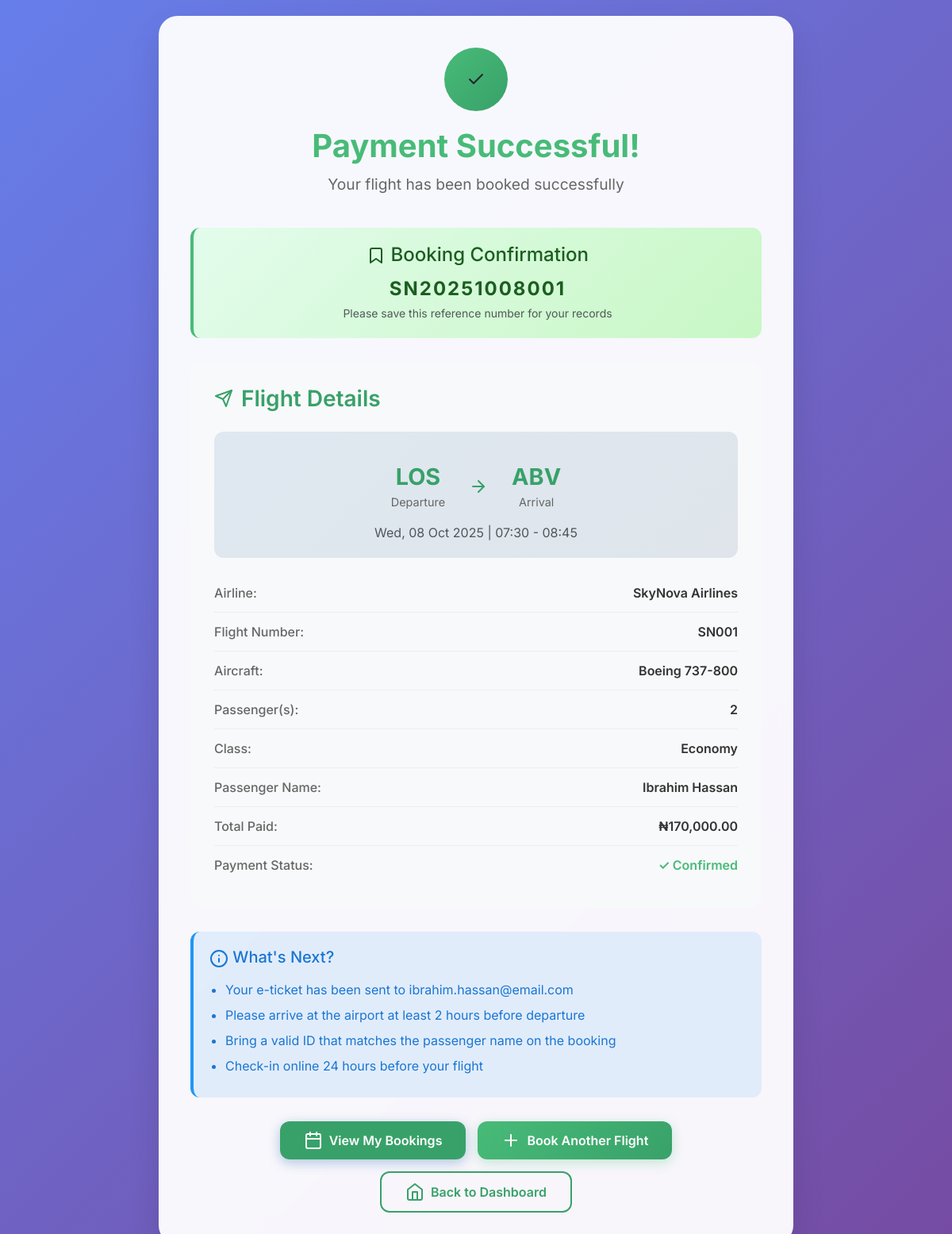
The page /User/payment-success.php?reference=SN20251008001 (signed in) on the database its author committed.
### tables this page shows
CREATE TABLE `bookings` (
  `booking_id` bigint(20) UNSIGNED NOT NULL,
  `booking_ref` varchar(32) NOT NULL,
  `user_id` bigint(20) UNSIGNED NOT NULL,
  `flight_id` bigint(20) UNSIGNED NOT NULL,
  `passengers` int(11) NOT NULL CHECK (`passengers` > 0),
  `seats` int(11) NOT NULL DEFAULT 1,
  `class` enum('Economy','Business','First') NOT NULL DEFAULT 'Economy',
  `trip_type` enum('oneway','round') DEFAULT 'oneway',
  `passenger_name` varchar(255) NOT NULL,
  `passenger_email` varchar(255) NOT NULL,
  `passenger_phone` varchar(20) NOT NULL,
  `return_flight_id` int(11) DEFAULT NULL,
  `total_amount` decimal(12,2) NOT NULL,
  `status` enum('Pending','Confirmed','Cancelled','Completed') DEFAULT 'Pending',
  `payment_status` enum('Pending','Paid','Failed','Refunded') DEFAULT 'Pending',
  `payment_reference` varchar(100) DEFAULT NULL,
  `payment_method` varchar(50) DEFAULT NULL,
  `paid_amount` decimal(10,2) DEFAULT NULL,
  `payment_date` datetime DEFAULT NULL,
  `booking_date` timestamp NOT NULL DEFAULT current_timestamp(),
  `created_at` timestamp NOT NULL DEFAULT current_timestamp(),
  `paystack_reference` varchar(255) DEFAULT NULL,
  `updated_at` timestamp NOT NULL DEFAULT current_timestamp() ON UPDATE current_timestamp()
);

CREATE TABLE `flights` (
  `flight_id` bigint(20) UNSIGNED NOT NULL,
  `airline` varchar(100) NOT NULL,
  `flight_no` varchar(50) NOT NULL,
  `origin` varchar(100) NOT NULL,
  `destination` varchar(100) NOT NULL,
  `flight_date` date NOT NULL,
  `departure_time` time NOT NULL,
  `arrival_time` time NOT NULL,
  `aircraft` varchar(100) NOT NULL,
  `price` decimal(12,2) NOT NULL,
  `seats_available` int(11) NOT NULL,
  `status` enum('Scheduled','Delayed','Cancelled','Completed','Boarding') DEFAULT 'Scheduled',
  `created_at` timestamp NOT NULL DEFAULT current_timestamp(),
  `updated_at` timestamp NOT NULL DEFAULT current_timestamp() ON UPDATE current_timestamp(),
  `status_id` tinyint(4) NOT NULL DEFAULT 1,
  `economy_price` decimal(10,2) DEFAULT 0.00,
  `business_price` decimal(10,2) DEFAULT 0.00,
  `first_class_price` decimal(10,2) DEFAULT 0.00,
  `economy_seats` int(11) DEFAULT 0,
  `business_seats` int(11) DEFAULT 0,
  `first_class_seats` int(11) DEFAULT 0
);

### User/payment-success.php (the view, shortened to what this page needs)
<?php
$host = 'localhost';
$dbname = 'airlines';
$username = 'root';
$password = '';
try {
    $pdo = new PDO("mysql:host=$host;dbname=$dbname;charset=utf8", $username, $password);
    $pdo->setAttribute(PDO::ATTR_ERRMODE, PDO::ERRMODE_EXCEPTION);
} catch (PDOException $e) {
    die("Database connection failed: " . $e->getMessage());
}
$user_id = $_SESSION['user_id'];
$reference = $_GET['reference'] ?? '';
$stmt = $pdo->prepare("
    SELECT b.*, f.airline, f.flight_no, f.origin, f.destination, f.flight_date,
           f.departure_time, f.arrival_time, f.aircraft
    FROM bookings b
    JOIN flights f ON b.flight_id = f.flight_id
    WHERE b.booking_ref = ? AND b.user_id = ? AND b.status = 'Confirmed'
");
$stmt->execute([$reference, $user_id]);
$booking = $stmt->fetch(PDO::FETCH_ASSOC);
?>
<!DOCTYPE html>
<html lang="en">
<head>
    <link href="https://cdn.jsdelivr.net/npm/bootstrap@5.3.2/dist/css/bootstrap.min.css" rel="stylesheet">
    <link rel="stylesheet" href="https://cdnjs.cloudflare.com/ajax/libs/animate.css/4.1.1/animate.min.css" />
    <link rel="stylesheet" href="https://cdn.jsdelivr.net/npm/feather-icons/dist/feather.min.css">
</head>
<body>
    <div class="container">
        <div class="success-container">
            <div class="success-header">
                <div class="success-icon">
                    <i data-feather="check"></i>
                </div>
                <h1>Payment Successful!</h1>
                <p>Your flight has been booked successfully</p>
            </div>
            <div class="confirmation-number">
                <h4><i data-feather="bookmark"></i> Booking Confirmation</h4>
                <div class="confirmation-code"><?php echo htmlspecialchars($booking['booking_ref']); ?></div>
                <small class="text-muted">Please save this reference number for your records</small>
            </div>
            <div class="booking-details">
                <h3><i data-feather="send"></i> Flight Details</h3>
                <div class="flight-route">
                    <div class="route-display">
                        <div class="route-point">
                            <div class="route-code"><?php echo htmlspecialchars($booking['origin']); ?></div>
                            <div class="route-city">Departure</div>
                        </div>
                        <div class="route-arrow">
                            <i data-feather="arrow-right"></i>
                        </div>
                        <div class="route-point">
                            <div class="route-code"><?php echo htmlspecialchars($booking['destination']); ?></div>
                            <div class="route-city">Arrival</div>
                        </div>
                    </div>
                    <div class="text-muted">
                        <?php echo date('D, d M Y', strtotime($booking['flight_date'])); ?> |
                        <?php echo date('H:i', strtotime($booking['departure_time'])); ?> -
                        <?php echo date('H:i', strtotime($booking['arrival_time'])); ?>
                    </div>
                </div>
                <div class="detail-row">
                    <span class="detail-label">Airline:</span>
                    <span class="detail-value"><?php echo htmlspecialchars($booking['airline']); ?></span>
                </div>
                <div class="detail-row">
                    <span class="detail-label">Flight Number:</span>
                    <span class="detail-value"><?php echo htmlspecialchars($booking['flight_no']); ?></span>
                </div>
                <div class="detail-row">
                    <span class="detail-label">Aircraft:</span>
                    <span class="detail-value"><?php echo htmlspecialchars($booking['aircraft']); ?></span>
                </div>
                <div class="detail-row">
                    <span class="detail-label">Passenger(s):</span>
                    <span class="detail-value"><?php echo $booking['passengers']; ?></span>
                </div>
                <div class="detail-row">
                    <span class="detail-label">Class:</span>
                    <span class="detail-value"><?php echo htmlspecialchars($booking['class']); ?></span>
                </div>
                <div class="detail-row">
                    <span class="detail-label">Passenger Name:</span>
                    <span class="detail-value"><?php echo htmlspecialchars($booking['passenger_name']); ?></span>
                </div>
                <div class="detail-row">
                    <span class="detail-label">Total Paid:</span>
                    <span class="detail-value">₦<?php echo number_format($booking['total_amount'], 2); ?></span>
                </div>
                <div class="detail-row">
                    <span class="detail-label">Payment Status:</span>
                    <span class="detail-value" style="color: #48bb78;">✓ Confirmed</span>
                </div>
            </div>
            <div class="next-steps">
                <h5><i data-feather="info"></i> What's Next?</h5>
                <ul>
                    <li>Your e-ticket has been sent to <?php echo htmlspecialchars($booking['passenger_email']); ?></li>
                    <li>Please arrive at the airport at least 2 hours before departure</li>
                    <li>Bring a valid ID that matches the passenger name on the booking</li>
                    <li>Check-in online 24 hours before your flight</li>
                </ul>
            </div>
            <div class="action-buttons">
                <a href="my-bookings.php" class="btn-custom btn-primary-custom">
                    <i data-feather="calendar"></i> View My Bookings
                </a>
                <a href="book-flight.php" class="btn-custom btn-secondary-custom">
                    <i data-feather="plus"></i> Book Another Flight
                </a>
                <a href="dashboard.php" class="btn-custom btn-outline-custom">
                    <i data-feather="home"></i> Back to Dashboard
                </a>
            </div>
        </div>
    </div>
</body>
</html>

### User/payment-success.php (style rules this page uses)
body { background: linear-gradient(135deg, #667eea 0%, #764ba2 100%); min-height: 100vh; font-family: 'Inter', sans-serif; padding: 20px 0; }
.success-container { background: rgba(255, 255, 255, 0.95); backdrop-filter: blur(15px); border-radius: 24px; box-shadow: 0 20px 40px rgba(0, 0, 0, 0.1); padding: 40px; max-width: 800px; margin: 0 auto; animation: slideUp 0.8s ease-out; }
.success-header { text-align: center; margin-bottom: 40px; }
.success-icon { width: 80px; height: 80px; background: linear-gradient(135deg, #48bb78, #38a169); border-radius: 50%; display: flex; align-items: center; justify-content: center; margin: 0 auto 20px; animation: bounce 1s ease-out; }
.success-header h1 { color: #48bb78; font-size: 2.5rem; font-weight: 700; margin-bottom: 10px; }
.success-header p { color: #666; font-size: 1.2rem; }
.booking-details { background: #f8f9fa; border-radius: 16px; padding: 30px; margin: 30px 0; }
.booking-details h3 { color: #38a169; margin-bottom: 25px; font-weight: 600; display: flex; align-items: center; gap: 10px; }
.detail-row { display: flex; justify-content: space-between; align-items: center; padding: 12px 0; border-bottom: 1px solid #eee; }
.detail-row:last-child { border-bottom: none; }
.detail-label { font-weight: 500; color: #666; }
.detail-value { font-weight: 600; color: #333; }
.flight-route { background: linear-gradient(135deg, rgba(0, 83, 156, 0.1), rgba(0, 51, 102, 0.1)); border-radius: 12px; padding: 20px; margin: 20px 0; text-align: center; }
.route-display { display: flex; align-items: center; justify-content: center; gap: 30px; margin: 15px 0; }
.route-point { text-align: center; }
.route-code { font-size: 1.8rem; font-weight: 700; color: #38a169; }
.route-city { color: #666; font-size: 0.9rem; }
.route-arrow { color: #38a169; font-size: 1.5rem; }
.action-buttons { display: flex; gap: 15px; justify-content: center; flex-wrap: wrap; margin-top: 30px; }
.btn-custom { border: none; border-radius: 12px; font-weight: 600; padding: 12px 30px; font-size: 1rem; transition: all 0.3s ease; text-decoration: none; display: inline-flex; align-items: center; gap: 8px; cursor: pointer; }
.btn-primary-custom { background: linear-gradient(135deg, #38a169 0%, #38a169 100%); color: #fff; box-shadow: 0 4px 15px rgba(0, 83, 156, 0.3); }
.btn-secondary-custom { background: linear-gradient(135deg, #48bb78 0%, #38a169 100%); color: #fff; box-shadow: 0 4px 15px rgba(72, 187, 120, 0.3); }
.btn-outline-custom { background: transparent; color: #38a169; border: 2px solid #38a169; }
.confirmation-number { background: linear-gradient(135deg, #e3fcec, #c8f7c5); border-radius: 12px; padding: 20px; text-align: center; margin: 20px 0; border-left: 4px solid #48bb78; }
.confirmation-number h4 { color: #1b5e20; margin-bottom: 10px; }
.confirmation-code { font-size: 1.5rem; font-weight: 700; color: #1b5e20; letter-spacing: 2px; }
.next-steps { background: rgba(33, 150, 243, 0.1); border-radius: 12px; padding: 20px; margin: 20px 0; border-left: 4px solid #2196f3; }
.next-steps h5 { color: #1976d2; margin-bottom: 15px; }
.next-steps ul { color: #1976d2; margin: 0; padding-left: 20px; }
.next-steps li { margin-bottom: 8px; }

### rows shown on the page
bookings: booking_ref "SN20251008001", flight.origin "LOS", flight.destination "ABV", flight.flight_date "Wed, 08 Oct 2025", flight.departure_time "07:30", flight.arrival_time "08:45", flight.airline "SkyNova Airlines", flight.flight_no "SN001", flight.aircraft "Boeing 737-800", passengers "2", class "Economy", passenger_name "Ibrahim Hassan", total_amount "170,000.00", passenger_email "ibrahim.hassan@email.com"
